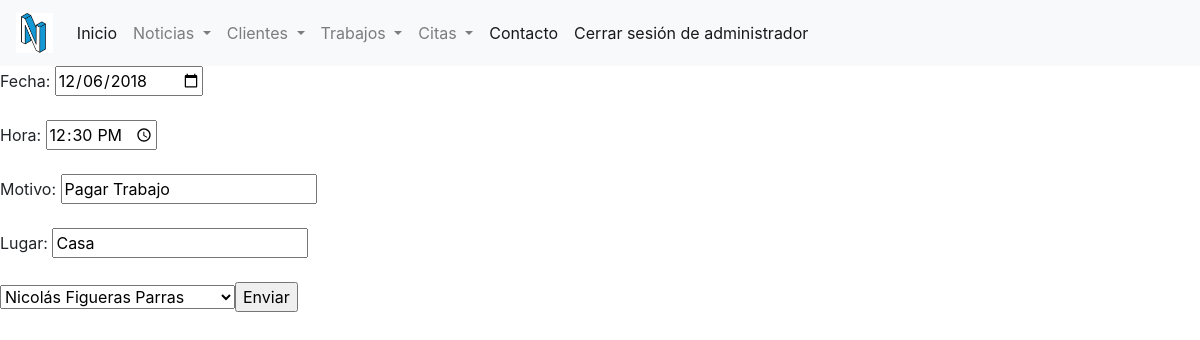
The page /Citas/modificaCita.php?id=2 (signed in) on the database its author committed.
### tables this page shows
CREATE TABLE `citas` (
  `id` bigint(20) UNSIGNED NOT NULL,
  `fecha` date NOT NULL,
  `hora` varchar(5) NOT NULL,
  `motivo` varchar(200) NOT NULL,
  `lugar` varchar(35) NOT NULL,
  `id_cliente` bigint(20) NOT NULL
);

CREATE TABLE `clientes` (
  `id` bigint(20) UNSIGNED NOT NULL,
  `nombre` varchar(15) NOT NULL,
  `apellidos` varchar(20) NOT NULL,
  `direccion` varchar(50) NOT NULL,
  `telefono1` varchar(9) NOT NULL,
  `telefono2` varchar(9) DEFAULT NULL,
  `nick` varchar(15) NOT NULL,
  `contraseña` varchar(20) NOT NULL
);

### Citas/modificaCita.php (the view, shortened to what this page needs)
<!DOCTYPE html>
<html>
    <head>
    </head>
    <body>
        <?php
            if(isset($_SESSION['user'])){
                if($_SESSION['user']=='admin'){
                    include('../NavBar/navBarAdmin.php');
                }else{
                    include('../NavBar/navBarClient.php');
                }
            }else{
                header("location: ../Acceder/error.php");
            }
        ?>
        <?php
            $db = connectDb();
            if(isset($_GET['id'])){
                $id=$_GET['id'];
                $cita="select * from citas where id=$id";
                $consulta=mysqli_query($db, $cita);
                $array=mysqli_fetch_array($consulta, MYSQLI_ASSOC);
                $queryClient=mysqli_query($db, "SELECT * FROM clientes WHERE id=$array[id_cliente]");
                $datosClient=mysqli_fetch_array($queryClient, MYSQLI_ASSOC);
                $nombre="$datosClient[nombre] $datosClient[apellidos]";
                echo "<form method='post' action='modificaCita.php'>";
                    echo "Fecha: <input type='date' name='fecha' value='$array[fecha]' required><br><br>";
                    echo "Hora: <input type='time' name='hora' value='$array[hora]' required><br><br>";
                    echo "Motivo: <input type='text' name='motivo' value='$array[motivo]'><br><br>";
                    echo "Lugar: <input type='text' name='lugar' value='$array[lugar]' required><br><br>";
                    echo "<select name='cliente' id='choseClient'>";
                        echo "<option value=0>$nombre</option>";
                    echo "<input type='submit' name='update' value='Enviar'>";
                echo "</form>";
            }
        ?>
    </body>
</html>

### rows shown on the page
citas: fecha "12/06/2018", hora "12:30", motivo "Pagar Trabajo", lugar "Casa"
clientes: cliente "Nicolás Figueras Parras"
